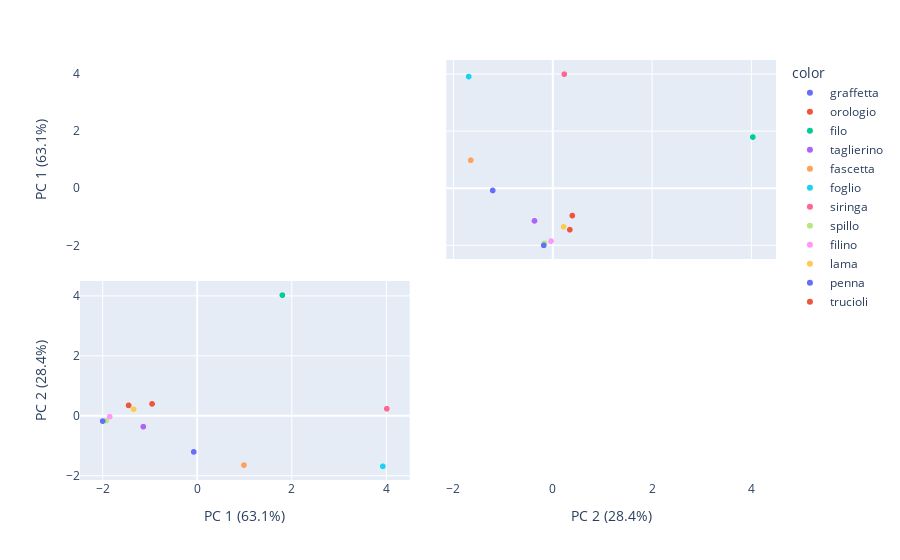

The cell this chart's notebook holds for it:
### Markdown cell above
## Plot of PC# vs PC#

### Code cell
from sklearn.decomposition import PCA

pca = PCA()
components = pca.fit_transform(x)
labels = {
    str(i): f"PC {i+1} ({var:.1f}%)"
    for i, var in enumerate(pca.explained_variance_ratio_ * 100)
}

fig = px.scatter_matrix(
    components,
    labels=labels,
    dimensions=range(int(number.value)),
    color=df["Sample"]
)
fig.update_traces(diagonal_visible=False)
fig.show()

### Figure 1 — Plotly figure (JSON) as saved in the notebook; plotly's stock layout.template omitted (floating-point values rounded to 4 significant figures)
{"data": [{"diagonal": {"visible": false}, "dimensions": [{"axis": {"matches": true}, "label": "PC 1 (63.1%)", "values": [-0.07132]}, {"axis": {"matches": true}, "label": "PC 2 (28.4%)", "values": [-1.202]}], "hovertemplate": "color=graffetta<br>%{xaxis.title.text}=%{x}<br>%{yaxis.title.text}=%{y}<extra></extra>", "legendgroup": "graffetta", "marker": {"color": "#636efa", "symbol": "circle"}, "name": "graffetta", "showlegend": true, "type": "splom"}, {"diagonal": {"visible": false}, "dimensions": [{"axis": {"matches": true}, "label": "PC 1 (63.1%)", "values": [-0.9534]}, {"axis": {"matches": true}, "label": "PC 2 (28.4%)", "values": [0.4018]}], "hovertemplate": "color=orologio<br>%{xaxis.title.text}=%{x}<br>%{yaxis.title.text}=%{y}<extra></extra>", "legendgroup": "orologio", "marker": {"color": "#EF553B", "symbol": "circle"}, "name": "orologio", "showlegend": true, "type": "splom"}, {"diagonal": {"visible": false}, "dimensions": [{"axis": {"matches": true}, "label": "PC 1 (63.1%)", "values": [1.803]}, {"axis": {"matches": true}, "label": "PC 2 (28.4%)", "values": [4.038]}], "hovertemplate": "color=filo<br>%{xaxis.title.text}=%{x}<br>%{yaxis.title.text}=%{y}<extra></extra>", "legendgroup": "filo", "marker": {"color": "#00cc96", "symbol": "circle"}, "name": "filo", "showlegend": true, "type": "splom"}, {"diagonal": {"visible": false}, "dimensions": [{"axis": {"matches": true}, "label": "PC 1 (63.1%)", "values": [-1.14]}, {"axis": {"matches": true}, "label": "PC 2 (28.4%)", "values": [-0.3605]}], "hovertemplate": "color=taglierino<br>%{xaxis.title.text}=%{x}<br>%{yaxis.title.text}=%{y}<extra></extra>", "legendgroup": "taglierino", "marker": {"color": "#ab63fa", "symbol": "circle"}, "name": "taglierino", "showlegend": true, "type": "splom"}, {"diagonal": {"visible": false}, "dimensions": [{"axis": {"matches": true}, "label": "PC 1 (63.1%)", "values": [0.9903]}, {"axis": {"matches": true}, "label": "PC 2 (28.4%)", "values": [-1.645]}], "hovertemplate": "color=fascetta<br>%{xaxis.title.text}=%{x}<br>%{yaxis.title.text}=%{y}<extra></extra>", "legendgroup": "fascetta", "marker": {"color": "#FFA15A", "symbol": "circle"}, "name": "fascetta", "showlegend": true, "type": "splom"}, {"diagonal": {"visible": false}, "dimensions": [{"axis": {"matches": true}, "label": "PC 1 (63.1%)", "values": [3.928]}, {"axis": {"matches": true}, "label": "PC 2 (28.4%)", "values": [-1.686]}], "hovertemplate": "color=foglio<br>%{xaxis.title.text}=%{x}<br>%{yaxis.title.text}=%{y}<extra></extra>", "legendgroup": "foglio", "marker": {"color": "#19d3f3", "symbol": "circle"}, "name": "foglio", "showlegend": true, "type": "splom"}, {"diagonal": {"visible": false}, "dimensions": [{"axis": {"matches": true}, "label": "PC 1 (63.1%)", "values": [4.013]}, {"axis": {"matches": true}, "label": "PC 2 (28.4%)", "values": [0.2396]}], "hovertemplate": "color=siringa<br>%{xaxis.title.text}=%{x}<br>%{yaxis.title.text}=%{y}<extra></extra>", "legendgroup": "siringa", "marker": {"color": "#FF6692", "symbol": "circle"}, "name": "siringa", "showlegend": true, "type": "splom"}, {"diagonal": {"visible": false}, "dimensions": [{"axis": {"matches": true}, "label": "PC 1 (63.1%)", "values": [-1.926]}, {"axis": {"matches": true}, "label": "PC 2 (28.4%)", "values": [-0.1624]}], "hovertemplate": "color=spillo<br>%{xaxis.title.text}=%{x}<br>%{yaxis.title.text}=%{y}<extra></extra>", "legendgroup": "spillo", "marker": {"color": "#B6E880", "symbol": "circle"}, "name": "spillo", "showlegend": true, "type": "splom"}, {"diagonal": {"visible": false}, "dimensions": [{"axis": {"matches": true}, "label": "PC 1 (63.1%)", "values": [-1.85]}, {"axis": {"matches": true}, "label": "PC 2 (28.4%)", "values": [-0.02676]}], "hovertemplate": "color=filino<br>%{xaxis.title.text}=%{x}<br>%{yaxis.title.text}=%{y}<extra></extra>", "legendgroup": "filino", "marker": {"color": "#FF97FF", "symbol": "circle"}, "name": "filino", "showlegend": true, "type": "splom"}, {"diagonal": {"visible": false}, "dimensions": [{"axis": {"matches": true}, "label": "PC 1 (63.1%)", "values": [-1.345]}, {"axis": {"matches": true}, "label": "PC 2 (28.4%)", "values": [0.2255]}], "hovertemplate": "color=lama<br>%{xaxis.title.text}=%{x}<br>%{yaxis.title.text}=%{y}<extra></extra>", "legendgroup": "lama", "marker": {"color": "#FECB52", "symbol": "circle"}, "name": "lama", "showlegend": true, "type": "splom"}, {"diagonal": {"visible": false}, "dimensions": [{"axis": {"matches": true}, "label": "PC 1 (63.1%)", "values": [-1.998]}, {"axis": {"matches": true}, "label": "PC 2 (28.4%)", "values": [-0.1734]}], "hovertemplate": "color=penna<br>%{xaxis.title.text}=%{x}<br>%{yaxis.title.text}=%{y}<extra></extra>", "legendgroup": "penna", "marker": {"color": "#636efa", "symbol": "circle"}, "name": "penna", "showlegend": true, "type": "splom"}, {"diagonal": {"visible": false}, "dimensions": [{"axis": {"matches": true}, "label": "PC 1 (63.1%)", "values": [-1.45]}, {"axis": {"matches": true}, "label": "PC 2 (28.4%)", "values": [0.3518]}], "hovertemplate": "color=trucioli<br>%{xaxis.title.text}=%{x}<br>%{yaxis.title.text}=%{y}<extra></extra>", "legendgroup": "trucioli", "marker": {"color": "#EF553B", "symbol": "circle"}, "name": "trucioli", "showlegend": true, "type": "splom"}], "layout": {"autosize": true, "dragmode": "select", "legend": {"title": {"text": "color"}, "tracegroupgap": 0}, "margin": {"t": 60}, "xaxis": {"autorange": true, "range": [-2.533, 4.547], "type": "linear"}, "xaxis2": {"autorange": true, "range": [-2.196, 4.548], "type": "linear"}, "yaxis": {"autorange": true, "range": [-2.533, 4.547], "type": "linear"}, "yaxis2": {"autorange": true, "range": [-2.196, 4.548], "type": "linear"}}}
